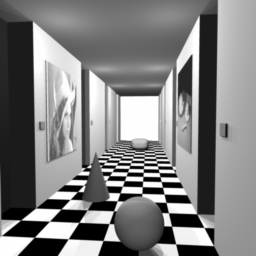
#> input picture Epipolar lines estimation/data/corridor-r_1.jpg, 256 x 256 px, found by its file name
$ python Epipolarlines.py
#> lines starting #> are read from the running program, lines starting #| are printed output that depends on the picture
# -*- coding: utf-8 -*-
import pylab as py
import numpy as np
from scipy import linalg
import cv2


ix,iy = -1,-1
lista1 = []
lista2 = []
pts1 = []
pts2 = []
point1 = []
point2 = []
F = []

# [17 lines left out: function compute_fundamental, not called in this run]


def compute_epipole_right(F):
    U,S,V = np.linalg.svd(F)
    e = V[-1]
    return e/e[2]

# [27 lines left out: functions compute_epipole_left, plot_epipolar_line, not called in this run]


def drawlines(img1,img2,pts1,pts2):
    r,c,d = img1.shape
    for p in pts1:
        img1 = cv2.circle(img1,(int(p[0]),int(p[1])),2,(0,0,255), -1)
    for p in pts2:
        img2 = cv2.circle(img2,(int(p[0]),int(p[1])),2,(0,0,255), -1)
    return img1,img2

def combinar(image1, image2):
    image_combine = np.concatenate((image1, image2), axis=1)
    return image_combine

# [66 lines left out: functions draw_circle, point2_draw, point1_draw, not called in this run]


def main():
    global pts1, pts2, img1, lista1, lista2, point1, point2, er, el, F

    img1 = cv2.imread('corridor-r_1.jpg')
#> img1 is the input picture: shape (256, 256, 3); min 0, max 255, mean 128
    img2 = cv2.imread('corridor-l_1.jpg')
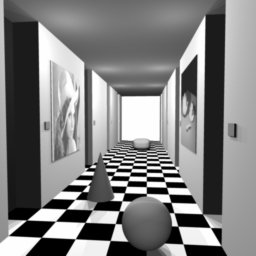
#> input picture Epipolar lines estimation/data/corridor-l_1.jpg, 256 x 256 px, found by its file name
#> img2 is the input picture: shape (256, 256, 3); min 0, max 255, mean 127.8
    orb = cv2.ORB_create()
    bf = cv2.BFMatcher(cv2.NORM_HAMMING, crossCheck=True)
    kp1, des1 = orb.detectAndCompute(img1,None)
#> kp1 = 442 keypoints; strongest (x, y, size): (144, 184, 31), (141, 184, 31), (145, 175, 31), (144, 179, 31)
    kp2, des2 = orb.detectAndCompute(img2,None)
#> kp2 = 440 keypoints; strongest (x, y, size): (148, 184, 31), (145, 184, 31), (148, 179, 31), (130, 179, 31)
    bf = cv2.BFMatcher()
    matches = bf.knnMatch(des1,des2, k=2)
#> matches = 442 matches
    for i,(m,n) in enumerate(matches):
        pts2.append(kp2[m.trainIdx].pt)
        pts1.append(kp1[m.queryIdx].pt)
#> after the loop, pts1 = 442 pairs, first value 46 to 195, second value 57.02 to 224; pts2 = 442 pairs, first value 52 to 199.2, second value 57.02 to 224
    img1, img2 = drawlines(img1,img2,pts1,pts2)
#> the loop in drawlines, `for p in pts1:` made 442 passes
#> p on passes 1 to 3: (117, 161), (170, 224), (76, 224)
#> after the loop in drawlines, `for p in pts1:`:
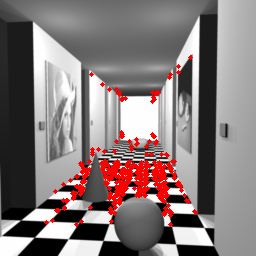
#> img1: shape (256, 256, 3); mean B, G, R 121.4, 121.4, 133.8
#> the loop in drawlines, `for p in pts2:` made 442 passes
#> p on passes 1 to 3: (119, 161), (176, 224), (82, 224)
#> after the loop in drawlines, `for p in pts2:`:
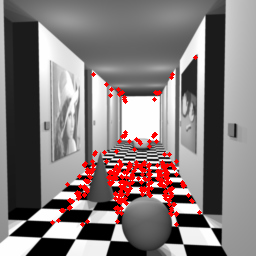
#> img2: shape (256, 256, 3); mean B, G, R 122.4, 122.4, 132.6
    imagen_final = combinar(img1, img2)
#> in combinar, `image_combine = np.concatenate((image1, image2), axis=1)`:
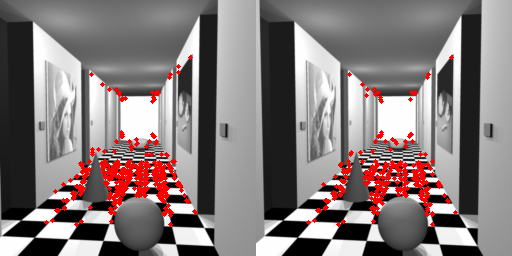
#> image_combine: shape (256, 512, 3); mean B, G, R 121.9, 121.9, 133.2
    cv2.imshow('CS_512_imagen6', imagen_final)
    cv2.setMouseCallback('CS_512_imagen6',draw_circle)
    while True:
        key=cv2.waitKey()
#> (key e is pressed here)
        if key == ord('f'):
            if len(lista1) > 8 and len(lista2) > 8 and len(lista1) ==len(lista2):
                lista1 = np.asarray(lista1)
                lista2 = np.asarray(lista2)
                F = compute_fundamental(lista1,lista2)
                print("The fundamental matrix is:")
                print(F)
        if key == ord('e'):
            print("The epipole right is: ")
            er = compute_epipole_right(F)
            print(er)
        if key == ord('t'):
            print("The epipole left is: ")
            el = compute_epipole_left(F)
            print(el)
        if key == ord('r'):
            print("Listening... give me a point in the right image: ")
            cv2.setMouseCallback('CS_512_imagen6',point2_draw)
        if key==ord('m'):
            img1 = plot_epipolar_line(img1,F,point2,er,1)
            imagen_final = combinar(img1, img2)
            cv2.imshow('CS_512_imagen6', imagen_final)
        if key == ord('l'):
            print("Listening... give me a point in the left image: ")
            cv2.setMouseCallback('CS_512_imagen6',point1_draw)
        if key==ord('n'):
            img2 = plot_epipolar_line(img2,F,point1,el,2)
            imagen_final = combinar(img1, img2)
            cv2.imshow('CS_512_imagen6', imagen_final)
        if key == ord('h'):
            print('To use the program you must first mark at least 8 points in one of the two images. Then press F to get the matrix F. Then e or t to see the coordinates of the e = epipole right and t to see the coordinates of the epipole left. Now it\'s time to draw the epipolar lines and first you have to press r and wait for a button to click on the image on the right. You can press all the points you want but you will only be left with the last one. And to see the epipolar line of that point you must press m below. All this process can be done in the opposite image using the letters l to be able to press the point in image 1 and n to see the new epipolar line.')
        elif key==27:
            cv2.destroyAllWindows()
            break

if __name__ == "__main__":
#> (the run stopped early here; a loop or call above may not have finished)
